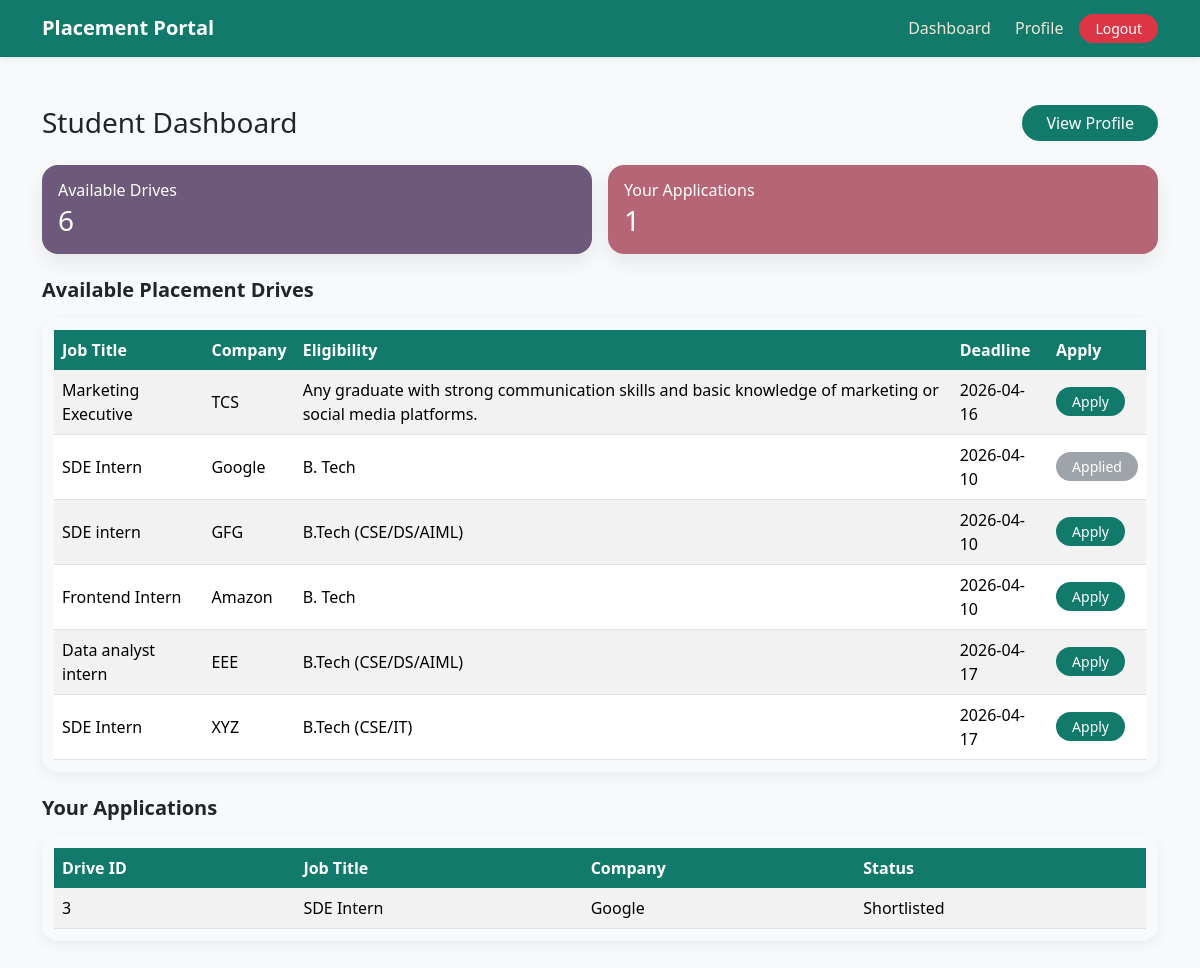
The page /student/dashboard (signed in) on the database its author committed.
### models.py (models this page shows)
class PlacementDrive(db.Model):
    id = db.Column(db.Integer, primary_key=True)
    company_id = db.Column(db.Integer,db.ForeignKey('company.id')  )
    job_title = db.Column(db.String(100))
    description = db.Column(db.Text)
    eligibility = db.Column(db.String(200))
    deadline = db.Column(db.String(50))
    status = db.Column(db.String(50))
    is_active=db.Column(db.Boolean,default=True)
    created_date = db.Column(db.DateTime,default=datetime.now)
    applications = db.relationship('Application',
                                   backref='drive',
                                   cascade="all, delete",
                                   passive_deletes=True)

class Company(db.Model):
    id = db.Column(db.Integer, primary_key=True)
    company_name = db.Column(db.String(100),unique=True)
    hr_contact = db.Column(db.String(100))
    website = db.Column(db.String(100))
    password = db.Column(db.String(100))
    approved = db.Column(db.Boolean, default=False)
    company_email = db.Column(db.String(100),unique=True)
    drives = db.relationship('PlacementDrive', backref='company', lazy=True)
    is_blacklisted = db.Column(db.Boolean, default=False)

class Application(db.Model):
    id = db.Column(db.Integer, primary_key=True)
    student_id = db.Column(db.Integer,db.ForeignKey('student.id',ondelete="CASCADE"))
    drive_id = db.Column(db.Integer,db.ForeignKey('placement_drive.id',ondelete="CASCADE"))
    status = db.Column(db.String(50))
    application_date = db.Column(db.DateTime, default=datetime.now)

### routes/student_routes.py (the view)
@student_bp.route("/student/dashboard")
def student_dashboard():
    if "student_id" not in session:
        return redirect("/login")
    student = Student.query.get(session["student_id"])
    if not student :
        session.clear()
        flash("Your account no longer exists. Contact admin.", "danger")
        return redirect("/login")
    drives = PlacementDrive.query.filter_by(status="Approved").all()
    applications = Application.query.join(PlacementDrive).filter(
        Application.student_id == session["student_id"]
    ).all()
    applied_drive_ids = [app.drive_id for app in applications]
    return render_template("student_dashboard.html",
                           drives=drives,
                           applications=applications,
                           applied_drive_ids=applied_drive_ids)

### templates/student_dashboard.html (shortened to what this page needs)
{% extends "base.html" %}
{% block content %}
<div class="page-block d-flex justify-content-between align-items-center">
    <h3 class="mb-0">Student Dashboard</h3>
    <a href="/student/profile" class="btn btn-primary px-4">View Profile</a>
</div>
<div class="row g-3 page-block">
    <div class="col-md-6">
        <div class="card stats-card stats-purple text-white h-100">
            <div class="card-body">
                <h6 class="mb-1">Available Drives</h6>
                <h3 class="mb-0">{{ drives|length }}</h3>
            </div>
        </div>
    </div>
    <div class="col-md-6">
        <div class="card stats-card stats-rose text-white h-100">
            <div class="card-body">
                <h6 class="mb-1">Your Applications</h6>
                <h3 class="mb-0">{{ applications|length }}</h3>
            </div>
        </div>
    </div>
</div>
<h5 class="section-title">Available Placement Drives</h5>
<div class="table-wrap page-block">
    <table class="table table-striped table-hover align-middle">
        <thead>
            <tr>
                <th>Job Title</th>
                <th>Company</th>
                <th>Eligibility</th>
                <th>Deadline</th>
                <th>Apply</th>
            </tr>
        </thead>
        <tbody>
            {% for drive in drives %}
            <tr>
                <td>{{ drive.job_title }}</td>
                <td>{{ drive.company.company_name }}</td>
                <td>{{ drive.eligibility }}</td>
                <td>{{ drive.deadline }}</td>
                <td>
                    {% if drive.id in applied_drive_ids %}
                    <button class="btn btn-secondary btn-sm px-3" disabled>Applied</button>
                    {% else %}
                    <a href="/apply/{{ drive.id }}" class="btn btn-success btn-sm px-3">Apply</a>
                    {% endif %}
                </td>
            </tr>
            {% endfor %}
        </tbody>
    </table>
</div>
<h5 class="section-title">Your Applications</h5>
<div class="table-wrap">
    <table class="table table-striped table-hover align-middle">
        <thead>
            <tr>
                <th>Drive ID</th>
                <th>Job Title</th>
                <th>Company</th>
                <th>Status</th>
            </tr>
        </thead>
        <tbody>
            {% for app in applications %}
            <tr>
                <td>{{ app.drive.id }}</td>
                <td>{{ app.drive.job_title }}</td>
                <td>{{ app.drive.company.company_name }}</td>
                <td>{{ app.status }}</td>
            </tr>
            {% endfor %}
        </tbody>
    </table>
</div>
{% endblock %}

### static/styles.css (style rules this page uses)
body { min-height: 100vh; background: #f8f9fa; color: #212529; }
.card { border: none; border-radius: 1rem; background: #ffffff; box-shadow: 0 8px 20px rgba(0, 0, 0, 0.08); transition: transform 0.2s ease, box-shadow 0.2s ease; }
.stats-card { border-radius: 1rem; box-shadow: 0 8px 20px rgba(0, 0, 0, 0.08); }
.table-wrap { background: #f8f9fa; border-radius: 1rem; padding: 0.75rem; box-shadow: 0 4px 14px rgba(0, 0, 0, 0.06); }
.table { margin-bottom: 0; }
.table thead th { background-color: #117a6b; color: #ffffff; border-bottom: none; }
.table-striped > tbody > tr:nth-of-type(odd) > * { --bs-table-accent-bg: #efe6d6; }
.btn { border-radius: 999px; border: none; transition: transform 0.2s ease, box-shadow 0.2s ease, filter 0.2s ease; }
.btn-primary { background-color: #117a6b; }
.btn-success { background-color: #117a6b; }
.btn-secondary { background-color: #6c757d; }
.section-title { margin-bottom: 1rem; font-weight: 600; }
.page-block { margin-bottom: 1.5rem; }
.stats-rose { background-color: #B56576; color: white; }
.stats-purple { background-color: #6D597A; color: white; }

### rows shown on the page
PlacementDrive: job_title "Marketing Executive", company.company_name "TCS", eligibility "Any graduate with strong communication skills and basic knowledge of marketing or social media platforms.", deadline "2026-04-16"
PlacementDrive: job_title "SDE Intern", company.company_name "Google", eligibility "B. Tech", deadline "2026-04-10", shows "Applied"
PlacementDrive: job_title "SDE intern", company.company_name "GFG", eligibility "B.Tech (CSE/DS/AIML)", deadline "2026-04-10"
PlacementDrive: job_title "Frontend Intern", company.company_name "Amazon", eligibility "B. Tech", deadline "2026-04-10"
PlacementDrive: job_title "Data analyst intern", company.company_name "EEE", eligibility "B.Tech (CSE/DS/AIML)", deadline "2026-04-17"
PlacementDrive: job_title "SDE Intern", company.company_name "XYZ", eligibility "B.Tech (CSE/IT)", deadline "2026-04-17"
Application: drive.id "3", drive.job_title "SDE Intern", drive.company.company_name "Google", status "Shortlisted"

### other values the page prints
{{ drives|length }} "6"
{{ applications|length }} "1"
